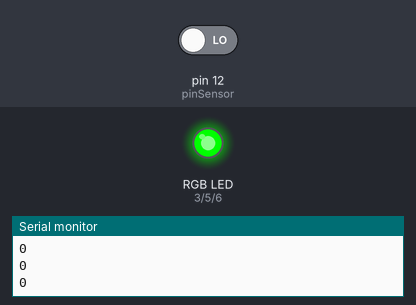
Recording of a sketch running on a simulated Arduino Uno, built with avr-gcc and run on an emulated ATmega328P. On the bench: an RGB LED mixed from three pins (HIGH = lit), the last lines printed to the serial monitor. The inputs (shaded band) are chosen by the test bench; at power-on: pin 12 (pinSensor) LOW.

Above: at 1.2 s.
1.3 s: pin 12 (pinSensor) driven HIGH
At 2.3 s:
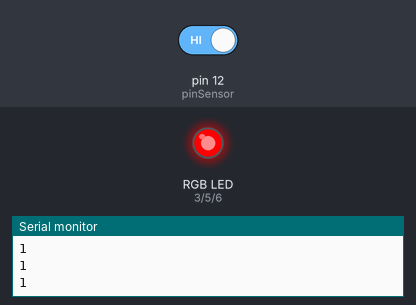
2.8 s: pin 12 (pinSensor) driven LOW
At 3.5 s:
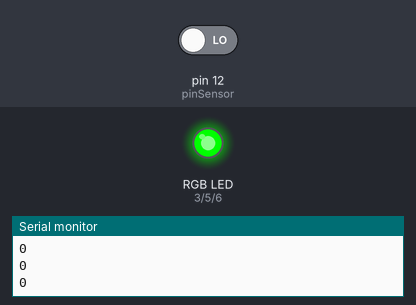
Timing chart, 0 to 5.8 s (numbered marks = the images above; inputs shaded):
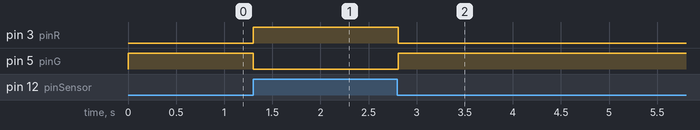

The sketch:

ej_03_rgb_digital.ino
```cpp
// ej_03_rgb_digital
// por sergiomoradiaz
// para Academia Sinestesia
// Programa Medios Interactivos 2023
// v0.0.2 mayo 2023
// hecho con Arduino 2.1.0

// declarar variables
int pinSensor = 12; // sensor en pin 12
int datoSensor; // variable para almacenar datos de sensor
int pinR = 3; // led R en pin 3
int pinG = 5; // led G en pin 5
int pinB = 6; // led B en pin 6
int datoR; // variable para escribir datos en R
int datoG; // variable para escribir datos en G
int datoB; // variable para escribir datos en B

void setup() {
  // configuracion
  pinMode(pinSensor, INPUT); // pin sensor en modo entrada
  pinMode(pinR, OUTPUT); // pin R en modo salida
  pinMode(pinG, OUTPUT); // pin G en modo salida
  pinMode(pinB, OUTPUT); // pin B en modo salida
  Serial.begin(9600); // inicia la comunicacion serial
}

void loop() {
  // comportamiento
  datoSensor =  digitalRead(pinSensor); // leer y almacenar datos
  Serial.println(datoSensor); // ver datos en monitor

  if (datoSensor == 1) {
    datoR = 255; // asignar datos en R
    datoG = 0; // asignar datos en G
    datoB = 0; // asignar datos en B
  }
  else if (datoSensor == 0) {
    datoR = 0; // asignar datos en R
    datoG = 255; // asignar datos en G
    datoB = 0; // asignar datos en B
  }

  analogWrite(pinR, datoR); // escribir datos en R
  analogWrite(pinG, datoG); // escribir datos en G
  analogWrite(pinB, datoB); // escribir delay(50);
  delay(50);

}
```

Measured:
- after the input at 1.3 s, pin 3 (pinR): LOW → HIGH at once; pin 5 (pinG): HIGH → LOW at once
- after the input at 2.8 s, pin 3 (pinR): HIGH → LOW at once; pin 5 (pinG): LOW → HIGH at once
